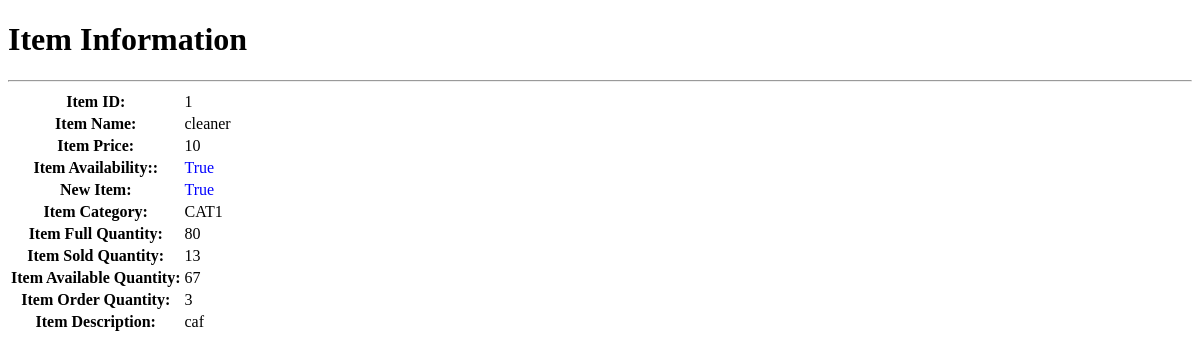
The page /admin_page_show_item_information.php?id=1 on the database its author committed.
### tables this page shows
CREATE TABLE `items` (
  `id` int(10) UNSIGNED NOT NULL,
  `name_english` varchar(50) NOT NULL,
  `name_arabic` varchar(50) NOT NULL,
  `price` int(10) UNSIGNED NOT NULL,
  `new_item` tinyint(1) NOT NULL,
  `availability` tinyint(1) NOT NULL,
  `description_english` varchar(255) NOT NULL,
  `description_arabic` varchar(255) NOT NULL,
  `category_id` int(10) UNSIGNED NOT NULL
);

CREATE TABLE `categories` (
  `id` int(10) UNSIGNED NOT NULL,
  `name_english` varchar(50) NOT NULL,
  `name_arabic` varchar(50) NOT NULL,
  `image` varchar(100) DEFAULT NULL
);

### class/DAL.class.php (called while the page is built, shortened)
<?php
class DAL {
    private $host = 'localhost';
    private $user = 'root';
    private $password = '';
    private $db = 'e_commerce2';
    public function getDataAssoc( $sql ) {
        $conn = new mysqli( $this->host, $this->user, $this->password, $this->db );
        $result = $conn->query( $sql );
        if ( $result ) {
            $array = $result->fetch_assoc();
            return $array;
        } else {
            echo mysqli_error( $conn );
        }
    }
}
?>

### class/ItemDAL.class.php (called while the page is built, shortened)
<?php
class ItemDAL extends General {
    public function getItem($id){
        $conn = $this->getConnection();
        $id = mysqli_real_escape_string( $conn, $id );
        $sql="SELECT
        items.id,
        items.name_english,
        items.name_arabic,
        items.price,
        items.new_item,
        items.availability,
        categories.name_english AS 'category_name_english',
        categories.name_arabic AS 'category_name_arabic',
        items.description_english,
        items.description_arabic
    FROM
        items
    INNER JOIN categories ON items.category_id = categories.id
    WHERE
        items.id = $id";
       return $this->getDataAssoc($sql);
    }
    public function getNumberOfOrdersItem($id){
        $conn = $this->getConnection();
        $id = mysqli_real_escape_string( $conn, $id );
        $sql="SELECT
        COUNT(order_items.order_id) AS 'item_orders_number'
    FROM
        order_items
    WHERE
        order_items.item_id = $id";
    $count_array = $this->getDataAssoc( $sql );
    $count = $count_array['item_orders_number'];
    return $count;
    }
    public function getSoldQuantity($id){
        $conn = $this->getConnection();
        $id = mysqli_real_escape_string( $conn, $id );
        $sql="SELECT
        SUM(order_items.quantity) AS 'sold_quantity'
    FROM
        order_items
    WHERE
        order_items.item_id = $id";
     $count_array = $this->getDataAssoc( $sql );
     $count = $count_array['sold_quantity'];
     return $count;
    }
    public function getFullQuantity($id){
        $conn = $this->getConnection();
        $id = mysqli_real_escape_string( $conn, $id );
        $sql="SELECT
        SUM(items_transactions.quantity) AS 'full_item_quantity'
    FROM
        items_transactions
    WHERE
        items_transactions.item_id =$id";
    $count_array = $this->getDataAssoc( $sql );
    $count = $count_array['full_item_quantity'];
    return $count;
    }
}
?>

### admin_page_show_item_information.php (the view, shortened to what this page needs)
<!DOCTYPE html>
<html lang="en">
<head>
    <link href="assets/css/admin_page_items.css" rel="stylesheet">
</head>
<body>
    <?php
      if(isset($_GET['id'])){
        $id=$_GET['id'];
        $item_dal=new ItemDAL();
        $item_info=$item_dal->getItem($id);
        $item_order_number=$item_dal->getNumberOfOrdersItem($id);
        $full_quantity=$item_dal->getFullQuantity($id);
        $sold_quantity=$item_dal->getSoldQuantity($id);
      }
    ?>
    <div class="container-fluid-xxl position-relative bg-white d-flex p-0">
        <div class="content">
            <div class="container-fluid pt-4 px-4 h-100">
                <div class="d-flex row g-4 justify-content-center">
                    <div class="col-7">
                        <h1 class="text-center">Item Information</h1>
                        <hr>
                    </div>
                </div>
                <div class="row g-4 justify-content-center">
                    <div class="col">
                        <table class="table table-striped">
                            <tr>
                                <th class="w-25 pb-4">Item ID:</th>
                                <td><?php echo $item_info['id']; ?></td>
                            </tr>
                            <tr>
                                <th class="w-25 pb-4">Item Name:</th>
                                <td><?php echo $item_info['name_english']; ?></td>
                            </tr>
                            <tr>
                                <th class="w-25 pb-4">Item Price:</th>
                                <td><?php echo $item_info['price']; ?></td>
                            </tr>
                            <tr>
                                <th class="w-25 pb-4">Item Availability::</th>
                                <td>
                                    <?php
                                  if($item_info['availability']==1){
                                    ?>
                                    <div class="available_item_true">
                                        True
                                    </div>
                                    <?php
                                  }
                                  else {
                                    ?>
                                    <div class="available_item_false">
                                        False
                                    </div>
                                    <?php
                                  }
                                ?>
                                </td>
                            </tr>
                            <tr>
                                <th class="w-25 pb-4">New Item:</th>
                                <td>
                                    <?php
                                  if($item_info['new_item']==1){
                                    ?>
                                    <div class="new_item_true">
                                        True
                                    </div>
                                    <?php
                                  }
                                  else {
                                    ?>
                                    <div class="new_item_false">
                                        False
                                    </div>
                                    <?php
                                  }
                                ?>
                            </tr>
                            <tr>
                                <th class="w-25 pb-4">Item Category:</th>
                                <td><?php echo $item_info['category_name_english']; ?></td>
                            </tr>
                            <tr>
                                <th class="w-25 pb-4">Item Full Quantity:</th>
                                <td><?php echo $full_quantity; ?></td>
                            </tr>
                            <tr>
                                <th class="w-25 pb-4">Item Sold Quantity:</th>
                                <td><?php echo $sold_quantity; ?></td>
                            </tr>
                            <tr>
                                <th class="w-25 pb-4">Item Available Quantity:</th>
                                <td><?php echo $full_quantity-$sold_quantity; ?></td>
                            </tr>
                            <tr>
                                <th class="w-25 pb-4">Item Order Quantity:</th>
                                <td><?php echo $item_order_number; ?></td>
                            </tr>
                            <tr>
                                <th class="w-25 pb-4">Item Description:</th>
                                <td><?php echo $item_info['description_english']; ?></td>
                            </tr>
                        </table>
                    </div>
                </div>
            </div>
        </div>
    </div>
</body>
</html>

### assets/css/admin_page_items.css (style rules this page uses)
.new_item_true { color: blue; }
.available_item_true { color: blue; }

### rows shown on the page
items: id "1", name_english "cleaner", price "10", category.name_english "CAT1", description_english "caf"

### other values the page prints
$full_quantity "80"
$sold_quantity "13"
$full_quantity-$sold_quantity "67"
$item_order_number "3"
